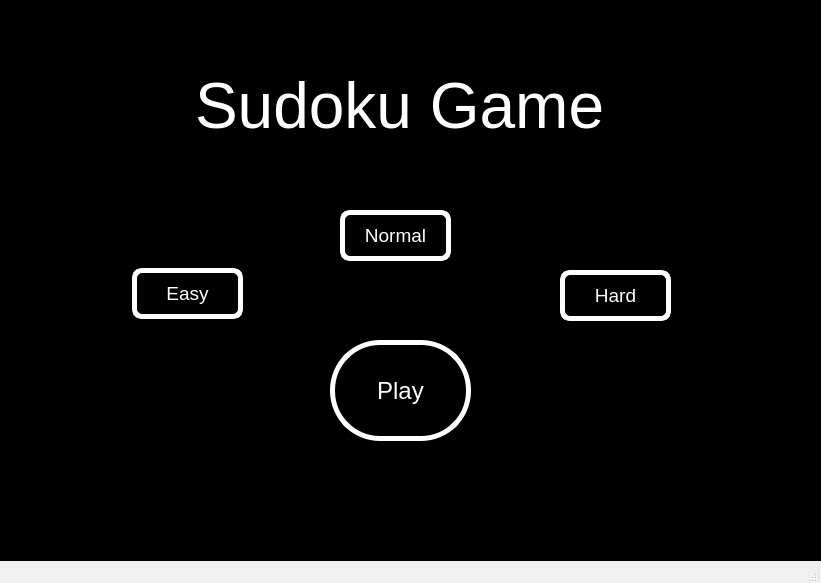
<?xml version="1.0" encoding="UTF-8"?>
<ui version="4.0">
 <class>MainWindow</class>
 <widget class="QMainWindow" name="MainWindow">
  <property name="geometry">
   <rect>
    <x>0</x>
    <y>0</y>
    <width>821</width>
    <height>583</height>
   </rect>
  </property>
  <property name="windowTitle">
   <string>Sudoku</string>
  </property>
  <property name="autoFillBackground">
   <bool>false</bool>
  </property>
  <widget class="QWidget" name="centralwidget">
   <property name="autoFillBackground">
    <bool>false</bool>
   </property>
   <property name="styleSheet">
    <string notr="true">QWidget{
	background-color : #000000;
}</string>
   </property>
   <widget class="QLineEdit" name="mainLine">
    <property name="geometry">
     <rect>
      <x>100</x>
      <y>10</y>
      <width>601</width>
      <height>191</height>
     </rect>
    </property>
    <property name="font">
     <font>
      <pointsize>48</pointsize>
     </font>
    </property>
    <property name="autoFillBackground">
     <bool>false</bool>
    </property>
    <property name="styleSheet">
     <string notr="true">QLineEdit{
	color: #ffffff;
	border: none;
}</string>
    </property>
    <property name="text">
     <string>Sudoku Game</string>
    </property>
    <property name="alignment">
     <set>Qt::AlignCenter</set>
    </property>
    <property name="readOnly">
     <bool>true</bool>
    </property>
    <property name="placeholderText">
     <string>Sudoku Game</string>
    </property>
   </widget>
   <widget class="QPushButton" name="btnPlay">
    <property name="geometry">
     <rect>
      <x>330</x>
      <y>340</y>
      <width>141</width>
      <height>101</height>
     </rect>
    </property>
    <property name="font">
     <font>
      <pointsize>18</pointsize>
     </font>
    </property>
    <property name="styleSheet">
     <string notr="true">QPushButton#btnPlay{
	color:#ffffff;
	border-style: solid;
	border-width: 5px;
	border-radius : 50%;
}</string>
    </property>
    <property name="text">
     <string>Play</string>
    </property>
   </widget>
   <widget class="QPushButton" name="btnEasy">
    <property name="geometry">
     <rect>
      <x>132</x>
      <y>268</y>
      <width>111</width>
      <height>51</height>
     </rect>
    </property>
    <property name="font">
     <font>
      <pointsize>14</pointsize>
     </font>
    </property>
    <property name="styleSheet">
     <string notr="true">QPushButton{
	color: #ffffff;
	border-style: solid;
	border-width: 5px;
	border-radius: 10px;
}</string>
    </property>
    <property name="text">
     <string>Easy</string>
    </property>
   </widget>
   <widget class="QPushButton" name="btnNormal">
    <property name="geometry">
     <rect>
      <x>340</x>
      <y>210</y>
      <width>111</width>
      <height>51</height>
     </rect>
    </property>
    <property name="font">
     <font>
      <pointsize>14</pointsize>
     </font>
    </property>
    <property name="styleSheet">
     <string notr="true">QPushButton{
	color: #ffffff;
	border-style: solid;
	border-width: 5px;
	border-radius: 10px;
}</string>
    </property>
    <property name="text">
     <string>Normal</string>
    </property>
   </widget>
   <widget class="QPushButton" name="btnHard">
    <property name="geometry">
     <rect>
      <x>560</x>
      <y>270</y>
      <width>111</width>
      <height>51</height>
     </rect>
    </property>
    <property name="font">
     <font>
      <pointsize>14</pointsize>
     </font>
    </property>
    <property name="styleSheet">
     <string notr="true">QPushButton{
	color: #ffffff;
	border-style: solid;
	border-width: 5px;
	border-radius: 10px;
}</string>
    </property>
    <property name="text">
     <string>Hard</string>
    </property>
   </widget>
  </widget>
  <widget class="QStatusBar" name="statusbar"/>
  <widget class="QMenuBar" name="menubar">
   <property name="geometry">
    <rect>
     <x>0</x>
     <y>0</y>
     <width>821</width>
     <height>25</height>
    </rect>
   </property>
  </widget>
 </widget>
 <resources/>
 <connections/>
</ui>
